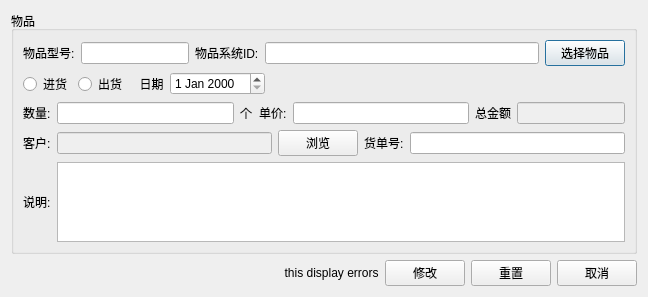
<?xml version="1.0" encoding="UTF-8"?>
<ui version="4.0">
 <class>Dialog</class>
 <widget class="QDialog" name="Dialog">
  <property name="geometry">
   <rect>
    <x>0</x>
    <y>0</y>
    <width>648</width>
    <height>281</height>
   </rect>
  </property>
  <property name="windowTitle">
   <string>Dialog</string>
  </property>
  <layout class="QVBoxLayout" name="verticalLayout_2">
   <item>
    <widget class="QGroupBox" name="groupBox">
     <property name="title">
      <string>物品</string>
     </property>
     <layout class="QVBoxLayout" name="verticalLayout">
      <item>
       <layout class="QHBoxLayout" name="horizontalLayout_8">
        <item>
         <widget class="QLabel" name="label_6">
          <property name="text">
           <string>物品型号:</string>
          </property>
         </widget>
        </item>
        <item>
         <widget class="QLineEdit" name="lineEdit_articlename">
          <property name="sizePolicy">
           <sizepolicy hsizetype="Preferred" vsizetype="Fixed">
            <horstretch>0</horstretch>
            <verstretch>0</verstretch>
           </sizepolicy>
          </property>
         </widget>
        </item>
        <item>
         <widget class="QLabel" name="label_8">
          <property name="text">
           <string>物品系统ID:</string>
          </property>
         </widget>
        </item>
        <item>
         <widget class="QLineEdit" name="lineEdit_articleid"/>
        </item>
        <item>
         <widget class="QPushButton" name="pushButton_new">
          <property name="text">
           <string>选择物品</string>
          </property>
          <property name="flat">
           <bool>false</bool>
          </property>
         </widget>
        </item>
       </layout>
      </item>
      <item>
       <layout class="QHBoxLayout" name="horizontalLayout_3">
        <item>
         <widget class="QRadioButton" name="radioButton_in">
          <property name="text">
           <string>进货</string>
          </property>
         </widget>
        </item>
        <item>
         <widget class="QRadioButton" name="radioButton_out">
          <property name="text">
           <string>出货</string>
          </property>
         </widget>
        </item>
        <item>
         <widget class="QLabel" name="label_4">
          <property name="text">
           <string>  日期</string>
          </property>
         </widget>
        </item>
        <item>
         <widget class="QDateEdit" name="dateEdit"/>
        </item>
        <item>
         <spacer name="horizontalSpacer_3">
          <property name="orientation">
           <enum>Qt::Horizontal</enum>
          </property>
          <property name="sizeHint" stdset="0">
           <size>
            <width>40</width>
            <height>20</height>
           </size>
          </property>
         </spacer>
        </item>
       </layout>
      </item>
      <item>
       <layout class="QHBoxLayout" name="horizontalLayout_2">
        <item>
         <widget class="QLabel" name="label">
          <property name="text">
           <string>数量:</string>
          </property>
         </widget>
        </item>
        <item>
         <widget class="QLineEdit" name="lineEdit_count"/>
        </item>
        <item>
         <widget class="QLabel" name="label_7">
          <property name="text">
           <string>个</string>
          </property>
         </widget>
        </item>
        <item>
         <widget class="QLabel" name="label_2">
          <property name="text">
           <string>单价:</string>
          </property>
         </widget>
        </item>
        <item>
         <widget class="QLineEdit" name="lineEdit_price"/>
        </item>
        <item>
         <widget class="QLabel" name="label_total">
          <property name="sizePolicy">
           <sizepolicy hsizetype="Preferred" vsizetype="Preferred">
            <horstretch>0</horstretch>
            <verstretch>0</verstretch>
           </sizepolicy>
          </property>
          <property name="text">
           <string>总金额</string>
          </property>
         </widget>
        </item>
        <item>
         <widget class="QLineEdit" name="lineEdit">
          <property name="enabled">
           <bool>false</bool>
          </property>
          <property name="sizePolicy">
           <sizepolicy hsizetype="Preferred" vsizetype="Fixed">
            <horstretch>0</horstretch>
            <verstretch>0</verstretch>
           </sizepolicy>
          </property>
         </widget>
        </item>
       </layout>
      </item>
      <item>
       <layout class="QHBoxLayout" name="horizontalLayout">
        <item>
         <widget class="QLabel" name="label_9">
          <property name="text">
           <string>客户:</string>
          </property>
         </widget>
        </item>
        <item>
         <widget class="QLineEdit" name="lineEdit_client">
          <property name="enabled">
           <bool>false</bool>
          </property>
         </widget>
        </item>
        <item>
         <widget class="QPushButton" name="pushButton_selectclient">
          <property name="text">
           <string>浏览</string>
          </property>
          <property name="flat">
           <bool>false</bool>
          </property>
         </widget>
        </item>
        <item>
         <widget class="QLabel" name="label_5">
          <property name="text">
           <string>货单号:</string>
          </property>
         </widget>
        </item>
        <item>
         <widget class="QLineEdit" name="lineEdit_number"/>
        </item>
       </layout>
      </item>
      <item>
       <layout class="QHBoxLayout" name="horizontalLayout_4">
        <item>
         <widget class="QLabel" name="label_3">
          <property name="text">
           <string>说明:</string>
          </property>
         </widget>
        </item>
        <item>
         <widget class="QTextEdit" name="textEdit_detail">
          <property name="sizePolicy">
           <sizepolicy hsizetype="Expanding" vsizetype="Minimum">
            <horstretch>0</horstretch>
            <verstretch>0</verstretch>
           </sizepolicy>
          </property>
          <property name="maximumSize">
           <size>
            <width>16777215</width>
            <height>80</height>
           </size>
          </property>
         </widget>
        </item>
       </layout>
      </item>
     </layout>
    </widget>
   </item>
   <item>
    <layout class="QHBoxLayout" name="horizontalLayout_6">
     <item>
      <spacer name="horizontalSpacer">
       <property name="orientation">
        <enum>Qt::Horizontal</enum>
       </property>
       <property name="sizeHint" stdset="0">
        <size>
         <width>40</width>
         <height>20</height>
        </size>
       </property>
      </spacer>
     </item>
     <item>
      <widget class="QLabel" name="label_tips">
       <property name="text">
        <string>        this display errors</string>
       </property>
      </widget>
     </item>
     <item>
      <widget class="QPushButton" name="pushButton_addtolist">
       <property name="text">
        <string>修改</string>
       </property>
      </widget>
     </item>
     <item>
      <widget class="QPushButton" name="pushButton_reset">
       <property name="text">
        <string>重置</string>
       </property>
      </widget>
     </item>
     <item>
      <widget class="QPushButton" name="pushButton_cancel">
       <property name="text">
        <string>取消</string>
       </property>
      </widget>
     </item>
    </layout>
   </item>
  </layout>
 </widget>
 <resources/>
 <connections/>
</ui>
